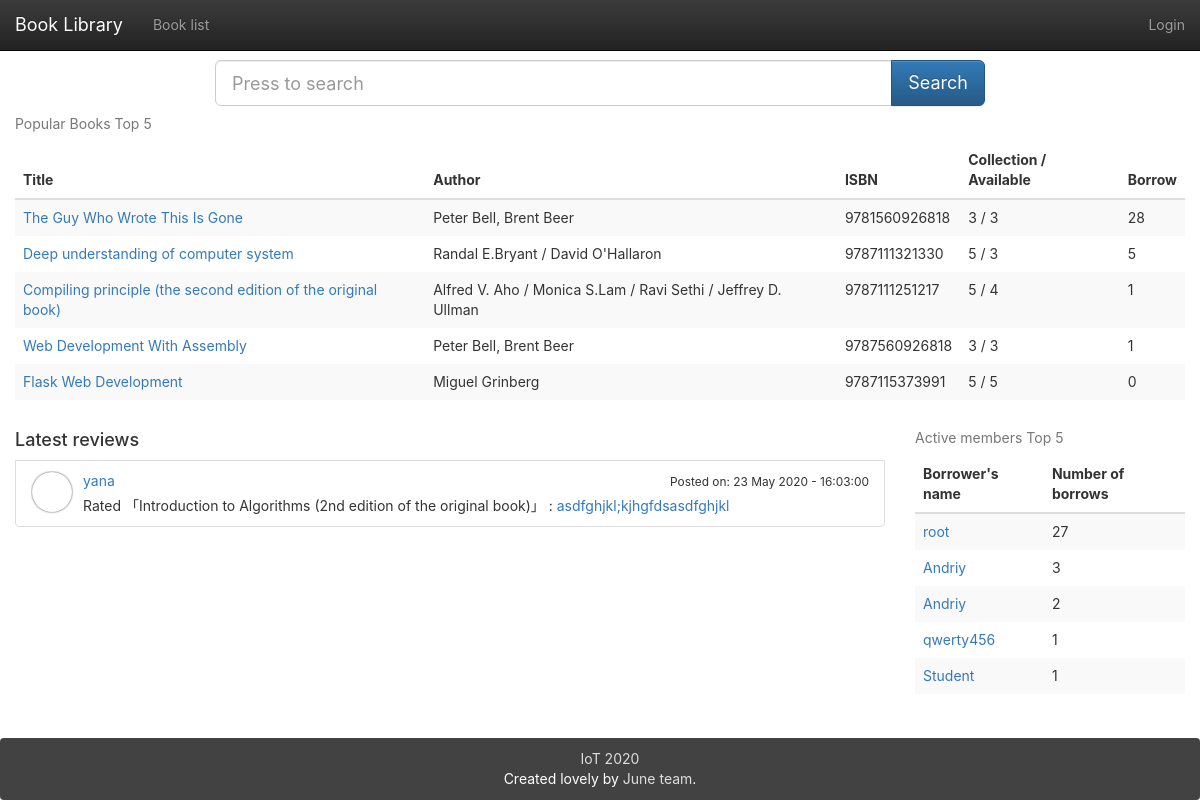
The page / on the database its author committed.
### app/models.py (models this page shows, shortened)
class Book(db.Model):
    __tablename__ = 'books'
    id = db.Column(db.Integer, primary_key=True)
    isbn = db.Column(db.String(16), unique=True)
    title = db.Column(db.String(128))
    origin_title = db.Column(db.String(128))
    subtitle = db.Column(db.String(128))
    author = db.Column(db.String(128))
    translator = db.Column(db.String(64))
    publisher = db.Column(db.String(64))
    image = db.Column(db.String(128))
    pubdate = db.Column(db.String(32))
    pages = db.Column(db.Integer)
    price = db.Column(db.String(16))
    binding = db.Column(db.String(16))
    numbers = db.Column(db.Integer, default=5)
    summary = db.deferred(db.Column(db.Text, default=""))
    summary_html = db.deferred(db.Column(db.Text))
    catalog = db.deferred(db.Column(db.Text, default=""))
    catalog_html = db.deferred(db.Column(db.Text))
    hidden = db.Column(db.Boolean, default=0)
    transactions = db.relationship('Transaction',
                           backref=db.backref('book', lazy='joined'),
                           lazy='dynamic',
                           cascade='all, delete-orphan')
    logs = db.relationship('Log',
                           backref=db.backref('book', lazy='joined'),
                           lazy='dynamic',
                           cascade='all, delete-orphan')
    comments = db.relationship('Comment', backref='book',
                               lazy='dynamic',
                               cascade='all, delete-orphan')
    @property
    def tags_string(self):
        return ",".join([tag.name for tag in self.tags.all()])
    def can_borrow_number(self):
        return self.numbers - Log.query.filter_by(book_id=self.id, returned=0).count()

class Comment(db.Model):
    __tablename__ = 'comments'
    id = db.Column(db.Integer, primary_key=True)
    user_id = db.Column(db.Integer, db.ForeignKey('users.id'))
    book_id = db.Column(db.Integer, db.ForeignKey('books.id'))
    comment = db.Column(db.String(1024))
    create_timestamp = db.Column(db.DateTime, default=datetime.now())
    edit_timestamp = db.Column(db.DateTime, default=datetime.now())
    deleted = db.Column(db.Boolean, default=0)

class User(UserMixin, db.Model):
    __tablename__ = 'users'
    id = db.Column(db.Integer, primary_key=True)
    email = db.Column(db.String(64), unique=True)
    name = db.Column(db.String(64))
    password_hash = db.deferred(db.Column(db.String(128)))
    major = db.Column(db.String(128))
    role_id = db.Column(db.Integer, db.ForeignKey('roles.id'))
    headline = db.Column(db.String(32), nullable=True)
    about_me = db.deferred(db.Column(db.Text, nullable=True))
    about_me_html = db.deferred(db.Column(db.Text, nullable=True))
    avatar = db.Column(db.String(128))
    category = db.Column(db.Integer)
    member_since = db.Column(db.DateTime(), default=datetime.utcnow)
    balance = db.Column(db.Float())
    transactions = db.relationship('Transaction',
                           backref=db.backref('user', lazy='joined'),
                           lazy='dynamic',
                           cascade='all, delete-orphan')
    @property
    def password(self):
        raise AttributeError('password is not readable attribute')
    logs = db.relationship('Log',
                           backref=db.backref('user', lazy='joined'),
                           lazy='dynamic',
                           cascade='all, delete-orphan')
    comments = db.relationship('Comment',
                               backref=db.backref('user', lazy='joined'),
                               lazy='dynamic',
                               cascade='all, delete-orphan')
    def avatar_url(self, _external=False):
        if self.avatar:
            avatar_json = json.loads(self.avatar)
            if avatar_json['use_out_url']:
                return avatar_json['url']
            else:
                return url_for('_uploads.uploaded_file', setname=avatars.name, filename=avatar_json['url'],
                               _external=_external)
        else:
            return url_for('static', filename='img/avatar.png', _external=_external)

### app/main/index/views.py (the view)
@main.route('/')
def index():
    search_form = SearchForm()
    the_books = Book.query
    if not current_user.can(Permission.UPDATE_BOOK_INFORMATION):
        the_books = the_books.filter_by(hidden=0)
    popular_books = the_books.outerjoin(Log).group_by(Book.id).order_by(db.func.count(Log.id).desc()).limit(5)
    popular_users = User.query.outerjoin(Log).group_by(User.id).order_by(db.func.count(Log.id).desc()).limit(5)
    recently_comments = Comment.query.filter_by(deleted=0).order_by(Comment.edit_timestamp.desc()).limit(5)
    return render_template("index.html", books=popular_books, users=popular_users, recently_comments=recently_comments,
                           search_form=search_form)

### app/main/book/forms.py
class SearchForm(FlaskForm):
    search = StringField(validators=[DataRequired()])
    submit = SubmitField(u"Search")

### app/main/index/views.py (called while the page is built)
@main.app_context_processor
def inject_permissions():
    return dict(Permission=Permission)

### app/models.py (called while the page is built)
    def can(self, permissions):
        return False

### app/main/index/templates/index.html (shortened to what this page needs)
{% extends "base.html" %}
{% block mycontent %}
    <div class="row animated fadeInDown">
        <div class="col-sm-8 col-sm-offset-2">
            <form class="form form-horizontal" method="get" action="{{ url_for('book.index') }}">
                <div class="input-group  input-group-lg">
                    {{ search_form.search(placeholder="Press to search",class_="form-control") }}
                <span class="input-group-btn">
                    <input class="btn btn-primary" id="submit" name="submit" type="submit" value="Search">
                </span>
                </div>
            </form>
        </div>
    </div>
    <table class="table table-striped table-hover animated fadeInDown">
        <caption>Popular Books Top 5</caption>
        <thead class="hidden-xs">
        <tr>
            <th>Title</th>
            <th>Author</th>
            <th>ISBN</th>
            <th>Collection / Available</th>
            <th>Borrow</th>
        </tr>
        </thead>
        <tbody>
        {% for book in books %}
            <tr class="animated fadeInLeft delay-{{ loop.index0 }}">
                <td><a href="{{ url_for('book.detail',book_id=book.id) }}">{{ book.title }}</a>
                    <p class="visible-xs-block">{{ "Collection/Available: "~ book.numbers }} / {{ book.can_borrow_number() }}</p></td>
                <td class="hidden-xs">{{ book.author }}</td>
                <td class="hidden-xs">{{ book.isbn }}</td>
                <td class="hidden-xs">{{ book.numbers }} / {{ book.can_borrow_number() }}</td>
                <td class="hidden-xs">{{ book.logs.count() }}</td>
            </tr>
        {% endfor %}
        </tbody>
    </table>
    <div class="row animated fadeInUp delay">
        <div class="col-md-9">
            <h4>Latest reviews</h4>
            {% for comment in recently_comments %}
                <li class="list-group-item clearfix animated fadeInLeft delay-{{ loop.index0 }}">
                    <div class="media">
                        {% if comment.user.avatar_url() %}
                            <div class="media-left">
                                <a href="{{ url_for('user.detail',user_id=comment.user.id) }}">
                                    <div class="media-object avatar avatar-mini"
                                         style="background-image: url({{ comment.user.avatar_url() }})"></div>
                                </a>
                            </div>
                        {% endif %}
                        <div class="media-body">
                            <p class="media-heading"><a
                                    href="{{ url_for('user.detail',user_id=comment.user.id) }}">
                                {{ comment.user.name }}</a>
                                {% if comment.create_timestamp==comment.edit_timestamp %}
                                    <span class="pull-right">
                                        <small>
                                            Posted on: {{ comment.create_timestamp.strftime('%d %B %Y - %H:%M:%S') }}</small>
                                    </span>
                                {% else %}
                                    <span class="pull-right">
                                        <small>
                                            Last edit: {{ comment.edit_timestamp.strftime('%d %B %Y - %H:%M:%S') }}</small>
                                    </span>
                                {% endif %}
                            </p>
                            <span class="line-wrap">{{ "Rated 「"~comment.book.title~"」 : " }}</span>
                            <span class="line-wrap"><a class="list-group-item-text"
                                                       href="{{ url_for('book.detail',book_id=comment.book_id) }}">{{ comment.comment }}</a></span>
                        </div>
                    </div>
                </li>
            {% endfor %}
        </div>
        <div class="col-md-3 animated fadeInUp">
            <table class="table table-striped table-hover">
                <caption>Active members Top 5</caption>
                <thead>
                <tr>
                    <th>Borrower's name</th>
                    <th>Number of borrows</th>
                </tr>
                </thead>
                <tbody>
                {% for user in users %}
                    <tr class="animated fadeInLeft delay-{{ loop.index0 }}">
                        <td><a href="{{ url_for('user.detail',user_id=user.id) }}">{{ user.name }}</a></td>
                        <td>{{ user.logs.count() }}</td>
                    </tr>
                {% endfor %}
                </tbody>
            </table>
        </div>
    </div>
{% endblock %}

### app/static/css/main.css (style rules this page uses)
html, body { height: 100%; width: 100%; margin: 0; padding: 0; }
.Site { display: -webkit-box; display: -moz-box; display: -ms-flexbox; display: -webkit-flex; display: flex; flex-direction: column; }
.line-wrap { display: inline-block; }
html, body, main { font-family: -apple-system, "Helvetica Neue", Helvetica, Arial, sans-serif; }
.avatar { background-position: center; box-shadow: 0 0 8px rgba(0, 0, 0, .8); -webkit-box-shadow: 0 0 8px rgba(0, 0, 0, .8); -moz-box-shadow: 0 0 8px rgba(0, 0, 0, .8); background-size: cover; transition: transform .5s ease-in-out; }
.avatar-mini { width: 40px; height: 40px; border-radius: 25px; -webkit-border-radius: 25px; -moz-border-radius: 25px; margin: 1px; box-shadow: 0 0 2px rgba(0, 0, 0, .8); -webkit-box-shadow: 0 0 2px rgba(0, 0, 0, .8); -moz-box-shadow: 0 0 2px rgba(0, 0, 0, .8); }
.animated { -webkit-animation-fill-mode: both; -moz-animation-fill-mode: both; -ms-animation-fill-mode: both; -o-animation-fill-mode: both; animation-fill-mode: both; -webkit-animation-duration: 1s; -moz-animation-duration: 1s; -ms-animation-duration: 1s; -o-animation-duration: 1s; animation-duration: 1s; }
.delay-0 { -webkit-animation-delay: .05s; -moz-animation-delay: .05s; -o-animation-delay: .05s; animation-delay: .05s; }
.delay-1 { -webkit-animation-delay: .10s; -moz-animation-delay: .10s; -o-animation-delay: .10s; animation-delay: .10s; }
.delay-2 { -webkit-animation-delay: .15s; -moz-animation-delay: .15s; -o-animation-delay: .15s; animation-delay: .15s; }
.delay-3 { -webkit-animation-delay: .20s; -moz-animation-delay: .20s; -o-animation-delay: .20s; animation-delay: .20s; }
.delay-4 { -webkit-animation-delay: .25s; -moz-animation-delay: .25s; -o-animation-delay: .25s; animation-delay: .25s; }
.fadeInUp { -webkit-animation-name: fadeInUp; -moz-animation-name: fadeInUp; -o-animation-name: fadeInUp; animation-name: fadeInUp; }
.fadeInDown { -webkit-animation-name: fadeInDown; -moz-animation-name: fadeInDown; -o-animation-name: fadeInDown; animation-name: fadeInDown; }
.fadeInLeft { -webkit-animation-name: fadeInLeft; -moz-animation-name: fadeInLeft; -o-animation-name: fadeInLeft; animation-name: fadeInLeft; }
.table.table-striped { border: none; }
.table.table-striped td { border: none; }

### rows shown on the page
Book: title "The Guy Who Wrote This Is Gone", author "Peter Bell, Brent Beer", isbn "9781560926818", numbers "3", can_borrow_number "3", logs.count "28"
Book: title "Deep understanding of computer system", author "Randal E.Bryant / David O'Hallaron", isbn "9787111321330", numbers "5", can_borrow_number "3", logs.count "5"
Book: title "Compiling principle (the second edition of the original book)", author "Alfred V. Aho / Monica S.Lam / Ravi Sethi / Jeffrey D. Ullman", isbn "9787111251217", numbers "5", can_borrow_number "4", logs.count "1"
Book: title "Web Development With Assembly", author "Peter Bell, Brent Beer", isbn "9787560926818", numbers "3", can_borrow_number "3", logs.count "1"
Book: title "Flask Web Development", author "Miguel Grinberg", isbn "9787115373991", numbers "5", can_borrow_number "5", logs.count "0"
Comment: user.name "yana", create_timestamp "23 May 2020 - 16:03:00", comment "asdfghjkl;kjhgfdsasdfghjkl"
Book: title "Rated 「Introduction to Algorithms (2nd edition of the original book)」 :"
User: name "root", logs.count "27"
User: name "Andriy", logs.count "3"
User: name "Andriy", logs.count "2"
User: name "qwerty456", logs.count "1"
User: name "Student", logs.count "1"
